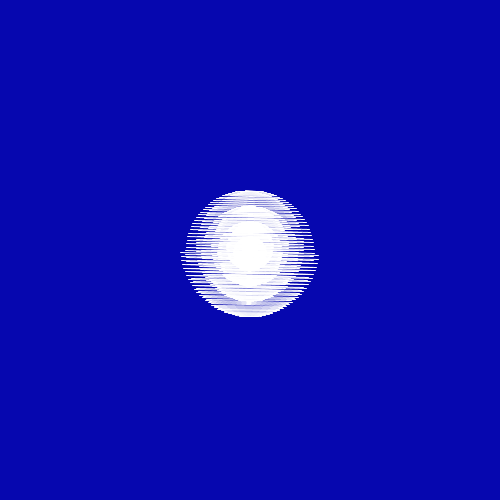
Frame 1 (no input)
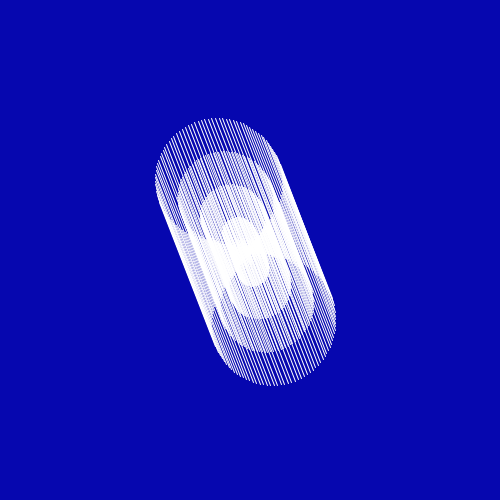
Frame 60 (the mouse pressed at the canvas centre just before this capture)
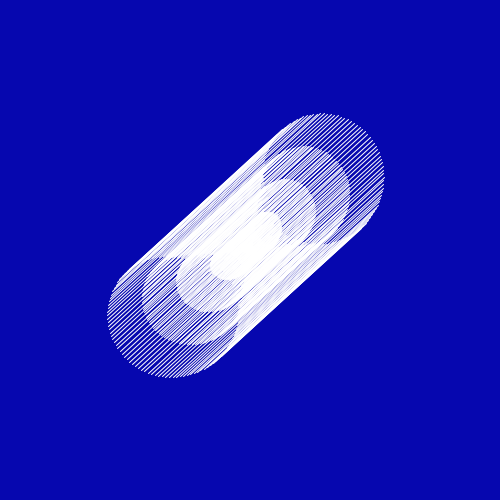
Frame 120 (the mouse held since frame 60 and released just before this capture)

The Processing sketch that drew these frames (run headless with seeded random() and noise(); from frame 60 on, the mouse is pressed at the canvas centre):

// Processing sketch: sketch_07112017
// ── sketch_07112017.pde
int total = 500;
float k = 0;
float a = 2.5;
boolean grow = true;
float r = 0;
float speed = 0.02;

void setup(){
  size(500,500);
  smooth();
  stroke(255);
}

void draw(){
  change();
  background(6,7,175);
  translate(width/2, height/2);
  rotate(r);
  beginShape(LINES);
  for(int i = 0 ; i < total; i++){
    float angle = map(i, 0, total, 0, PI*9);
    float angle2 = map(i, 0, total, 0, -PI*9);
    float x = a * (angle * cos(angle) + (k * angle));
    float y = a * angle * sin(angle);
    float x1 = a * (angle2 * cos(angle2) + (k * angle2));
    float y1 = a * angle2 * sin(angle2);
    vertex(x,y);
    vertex(x1,y1);
  }
  endShape();
}

void change(){
   if(grow){
     k+=0.02;
     if(k >=2){
       grow = false;
     }
   }
   if(!grow){
     k-=0.02;
     if(k <= -2){
       grow = true;
     }
   }
   
   r+=speed;
}
